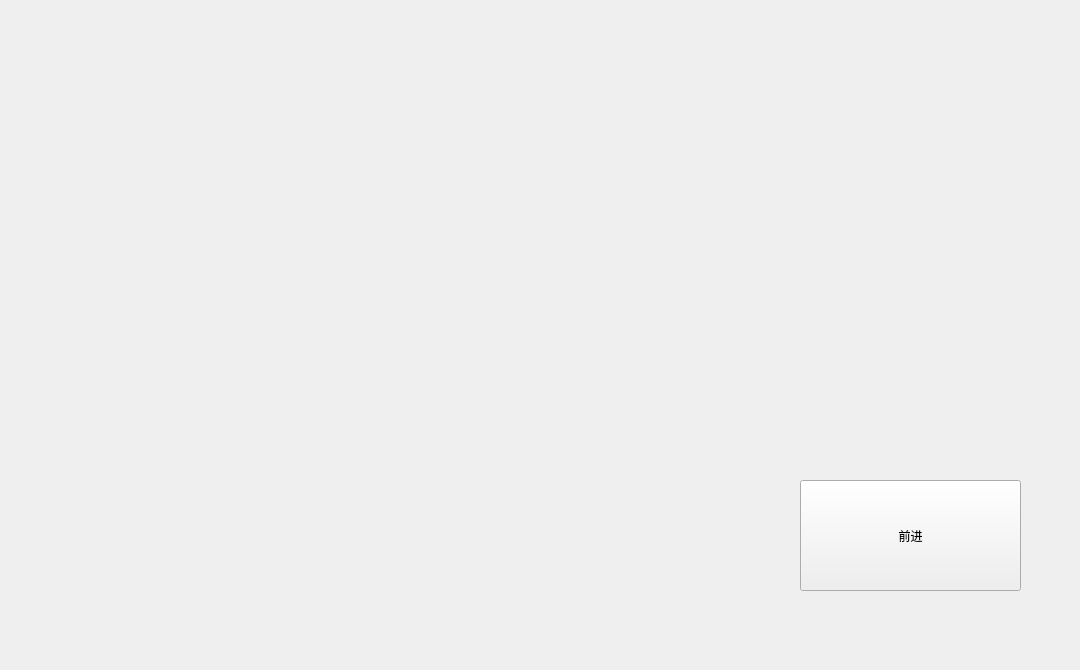
<?xml version="1.0" encoding="UTF-8"?>
<ui version="4.0">
 <class>Shop</class>
 <widget class="QWidget" name="Shop">
  <property name="geometry">
   <rect>
    <x>0</x>
    <y>0</y>
    <width>1080</width>
    <height>670</height>
   </rect>
  </property>
  <property name="windowTitle">
   <string>Form</string>
  </property>
  <widget class="QPushButton" name="continue_2">
   <property name="geometry">
    <rect>
     <x>800</x>
     <y>480</y>
     <width>221</width>
     <height>111</height>
    </rect>
   </property>
   <property name="styleSheet">
    <string notr="true">font: 40pt &quot;Microsoft YaHei UI&quot;;</string>
   </property>
   <property name="text">
    <string>前进</string>
   </property>
  </widget>
 </widget>
 <resources/>
 <connections/>
</ui>
